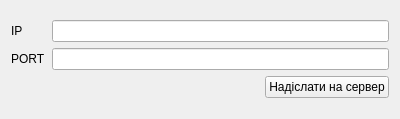
<?xml version="1.0" encoding="UTF-8"?>
<ui version="4.0">
 <class>SenderFile</class>
 <widget class="QWidget" name="SenderFile">
  <property name="geometry">
   <rect>
    <x>0</x>
    <y>0</y>
    <width>400</width>
    <height>119</height>
   </rect>
  </property>
  <property name="windowTitle">
   <string>Sender</string>
  </property>
  <layout class="QGridLayout" name="gridLayout">
   <item row="0" column="0">
    <layout class="QVBoxLayout" name="verticalLayout_3">
     <item>
      <layout class="QHBoxLayout" name="horizontalLayout">
       <item>
        <layout class="QVBoxLayout" name="verticalLayout">
         <item>
          <widget class="QLabel" name="label">
           <property name="text">
            <string>IP</string>
           </property>
          </widget>
         </item>
         <item>
          <widget class="QLabel" name="label_2">
           <property name="text">
            <string>PORT</string>
           </property>
          </widget>
         </item>
        </layout>
       </item>
       <item>
        <layout class="QVBoxLayout" name="verticalLayout_2">
         <item>
          <widget class="QLineEdit" name="lineIP"/>
         </item>
         <item>
          <widget class="QLineEdit" name="linePORT"/>
         </item>
        </layout>
       </item>
      </layout>
     </item>
     <item>
      <layout class="QHBoxLayout" name="horizontalLayout_2">
       <item>
        <spacer name="horizontalSpacer">
         <property name="orientation">
          <enum>Qt::Horizontal</enum>
         </property>
         <property name="sizeHint" stdset="0">
          <size>
           <width>40</width>
           <height>20</height>
          </size>
         </property>
        </spacer>
       </item>
       <item>
        <widget class="QPushButton" name="pushButton">
         <property name="text">
          <string>Надіслати на сервер</string>
         </property>
        </widget>
       </item>
      </layout>
     </item>
    </layout>
   </item>
  </layout>
 </widget>
 <resources/>
 <connections/>
</ui>
